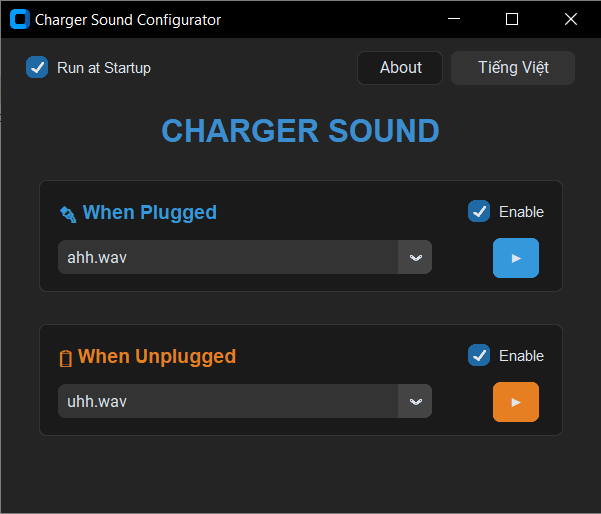

Write Python code to recreate this figure.
import customtkinter as ctk
import win32gui
import win32api
import time
import threading
import winsound
import json
import os
import sys
from tkinter import filedialog
import winreg
import webbrowser

# Xác định thư mục cơ sở (hỗ trợ cả exe và script)
if getattr(sys, 'frozen', False):
    BASE_DIR = os.path.dirname(sys.executable)
else:
    BASE_DIR = os.path.dirname(os.path.abspath(__file__))

CONFIG_FILE = os.path.join(BASE_DIR, "settings.json")

def set_startup(enabled):
    key_path = r"Software\Microsoft\Windows\CurrentVersion\Run"
    app_name = "ChargerSound"
    try:
        key = winreg.OpenKey(winreg.HKEY_CURRENT_USER, key_path, 0, winreg.KEY_SET_VALUE)
        if enabled:
            if getattr(sys, 'frozen', False):
                exe_path = sys.executable
            else:
                exe_path = os.path.abspath(__file__)
            winreg.SetValueEx(key, app_name, 0, winreg.REG_SZ, exe_path)
        else:
            try:
                winreg.DeleteValue(key, app_name)
            except FileNotFoundError:
                pass
        winreg.CloseKey(key)
    except Exception as e:
        print(f"Startup toggle error: {e}")

def is_startup_enabled():
    key_path = r"Software\Microsoft\Windows\CurrentVersion\Run"
    app_name = "ChargerSound"
    try:
        key = winreg.OpenKey(winreg.HKEY_CURRENT_USER, key_path, 0, winreg.KEY_READ)
        winreg.QueryValueEx(key, app_name)
        winreg.CloseKey(key)
        return True
    except:
        return False

# Dịch thuật
TRANSLATIONS = {
    "en": {
        "window_title": "Charger Sound Configurator",
        "header": "CHARGER SOUND",
        "plugged_title": "🔌 When Plugged",
        "unplugged_title": "🔋 When Unplugged",
        "status_active": "🟢 System is Active",
        "footer_tip": "Automatically scanning '.wav' files in folder",
        "empty_list": "Empty (add .wav files to 'wav' folder)",
        "no_audio": "No audio",
        "lang_name": "Tiếng Việt",
        "about_name": "About",
        "listener_start": "⚡ Listening for power events...",
        "plugged_log": "🔌 Plugged in",
        "unplugged_log": "🔋 On battery",
        "enabled_label": "Enable",
        "startup_label": "Run at Startup"
    },
    "vi": {
        "window_title": "Cấu hình Âm thanh Sạc Pin",
        "header": "ÂM THANH SẠC",
        "plugged_title": "🔌 Khi cắm sạc",
        "unplugged_title": "🔋 Khi rút sạc",
        "status_active": "🟢 Hệ thống đang hoạt động",
        "footer_tip": "Tự động quét tệp .wav trong thư mục 'wav'",
        "empty_list": "Trống (vui lòng thêm file .wav vào thư mục 'wav')",
        "no_audio": "Không có âm thanh",
        "lang_name": "English",
        "about_name": "Thông tin",
        "listener_start": "⚡ Đang lắng nghe sự kiện nguồn...",
        "plugged_log": "🔌 Đã kết nối sạc",
        "unplugged_log": "🔋 Đã ngắt sạc",
        "enabled_label": "Kích hoạt",
        "startup_label": "Khởi động cùng Windows"
    }
}

def load_settings():
    default_settings = {
        "plugged_sound": "wav/ahh.wav",
        "unplugged_sound": "wav/uhh.wav",
        "language": "en",
        "plugged_enabled": True,
        "unplugged_enabled": True
    }
    if os.path.exists(CONFIG_FILE):
        try:
            with open(CONFIG_FILE, "r", encoding="utf-8") as f:
                data = json.load(f)
                default_settings.update(data)
                return default_settings
        except Exception:
            pass
    return default_settings

def save_settings(settings_data):
    with open(CONFIG_FILE, "w", encoding="utf-8") as f:
        json.dump(settings_data, f, indent=4)

# Biến toàn cục
settings = load_settings()
last_state = None
last_trigger_time = 0

def play_sound(file_path):
    if not file_path:
        return
    # Xử lý đường dẫn tương đối
    if not os.path.isabs(file_path):
        file_path = os.path.join(BASE_DIR, file_path)
        
    if os.path.exists(file_path):
        try:
            winsound.PlaySound(file_path, winsound.SND_FILENAME | winsound.SND_ASYNC)
        except Exception as e:
            print(f"Error playing sound: {e}")

def trigger_action(plugged):
    global last_trigger_time
    now = time.time()
    if now - last_trigger_time < 1.5:
        return  # chống spam khi driver gửi nhiều event cùng lúc
        
    last_trigger_time = now
    lang = settings.get("language", "en")

    if plugged:
        print(TRANSLATIONS[lang]["plugged_log"])
        if settings.get("plugged_enabled", True):
            play_sound(settings.get("plugged_sound"))
    else:
        print(TRANSLATIONS[lang]["unplugged_log"])
        if settings.get("unplugged_enabled", True):
            play_sound(settings.get("unplugged_sound"))

def on_power_change():
    global last_state
    try:
        status = win32api.GetSystemPowerStatus()
        plugged = status['ACLineStatus'] == 1

        if last_state is None or plugged != last_state:
            last_state = plugged
            trigger_action(plugged)
    except Exception as e:
        print(f"Power check error: {e}")

def wndproc(hwnd, msg, wparam, lparam):
    WM_POWERBROADCAST = 0x218
    PBT_APMPOWERSTATUSCHANGE = 0xA
    if msg == WM_POWERBROADCAST:
        if wparam == PBT_APMPOWERSTATUSCHANGE:
            on_power_change()
    return 1

def start_power_listener():
    wc = win32gui.WNDCLASS()
    wc.lpfnWndProc = wndproc
    wc.lpszClassName = "PowerListener"
    
    try:
        class_atom = win32gui.RegisterClass(wc)
        win32gui.CreateWindow(
            class_atom,
            "PowerListener",
            0,
            0, 0, 0, 0,
            0, 0, 0, None
        )
        lang = settings.get("language", "en")
        print(TRANSLATIONS[lang]["listener_start"])
        # Lấy trạng thái ban đầu
        on_power_change()
        win32gui.PumpMessages()
    except Exception as e:
        print(f"Listener error: {e}")

def get_wav_list():
    wav_dir = os.path.join(BASE_DIR, "wav")
    if not os.path.exists(wav_dir):
        os.makedirs(wav_dir)
        return []
    return [f for f in os.listdir(wav_dir) if f.lower().endswith(".wav")]

from PIL import Image, ImageDraw, ImageFont, ImageTk

class ChargeSoundApp(ctk.CTk):
    def __init__(self):
        super().__init__()
        
        # UI Elements dictionary for easy text update
        self.ui_elements = {}
        
        self.setup_ui()
        self.set_icon("🔋")
        self.update_translations()

    def set_icon(self, emoji):
        try:
            # Create a 64x64 image
            img = Image.new('RGBA', (64, 64), (0, 0, 0, 0))
            draw = ImageDraw.Draw(img)
            
            # Use Windows Emoji Font
            try:
                font = ImageFont.truetype("seguiemj.ttf", 48)
            except:
                font = ImageFont.load_default()
                
            draw.text((32, 32), emoji, font=font, anchor="mm")
            
            photo = ImageTk.PhotoImage(img)
            self.iconphoto(True, photo)
            self._icon_ref = photo # Keep reference
        except Exception as e:
            print(f"Icon error: {e}")

    def setup_ui(self):
        self.geometry("480x380")
        ctk.set_appearance_mode("dark")
        ctk.set_default_color_theme("blue")

        # Top Bar for Language and Startup options
        self.top_bar = ctk.CTkFrame(self, fg_color="transparent")
        self.top_bar.pack(fill="x", padx=20, pady=(10, 0))

        # Startup toggle
        self.startup_cb = ctk.CTkCheckBox(
            self.top_bar, 
            text="Startup", 
            width=20, 
            checkbox_width=18, 
            checkbox_height=18,
            font=("Inter", 12),
            command=self.toggle_startup_reg
        )
        if is_startup_enabled():
            self.startup_cb.select()
        self.startup_cb.pack(side="left")

        self.lang_btn = ctk.CTkButton(
            self.top_bar, 
            text="Language", 
            width=100, 
            height=28,
            fg_color="#333",
            hover_color="#444",
            command=self.toggle_language
        )
        self.lang_btn.pack(side="right", padx=(5, 0))

        # About button
        self.about_btn = ctk.CTkButton(
            self.top_bar, 
            text="About", 
            width=70, 
            height=28,
            fg_color="#1a1a1a",
            border_width=1,
            border_color="#333",
            hover_color="#444",
            command=self.open_github
        )
        self.about_btn.pack(side="right")

        # Main frame
        self.main_frame = ctk.CTkFrame(self, fg_color="transparent")
        self.main_frame.pack(fill="both", expand=True, padx=30, pady=10)

        # Header
        self.header = ctk.CTkLabel(
            self.main_frame, 
            text="CHARGER SOUND", 
            font=("Inter", 26, "bold"),
            text_color="#3b8ed0"
        )
        self.header.pack(pady=(10, 20))

        # Lấy danh sách tệp wav
        self.wav_files = get_wav_list()
        self.refresh_wav_list()

        # Plugged setting
        self.plugged_section = self.create_setting_section(
            "plugged_sound", 
            "plugged_enabled",
            "#3498db"
        )

        # Space
        ctk.CTkLabel(self.main_frame, text="", height=10).pack()

        # Unplugged setting
        self.unplugged_section = self.create_setting_section(
            "unplugged_sound", 
            "unplugged_enabled",
            "#e67e22"
        )

    def open_github(self):
        webbrowser.open_new_tab("https://github.com/mhqb365/charger-sound")

    def toggle_startup_reg(self):
        set_startup(self.startup_cb.get())

    def refresh_wav_list(self):
        self.wav_files = get_wav_list()
        lang = settings["language"]
        if not self.wav_files:
            self.wav_files = [TRANSLATIONS[lang]["empty_list"]]

    def update_translations(self):
        lang = settings["language"]
        t = TRANSLATIONS[lang]
        
        self.title(t["window_title"])
        self.header.configure(text=t["header"])
        self.lang_btn.configure(text=t["lang_name"])
        self.about_btn.configure(text=t["about_name"])
        self.startup_cb.configure(text=t["startup_label"])
        
        # Update section titles & checkboxes
        self.plugged_section["title_label"].configure(text=t["plugged_title"])
        self.plugged_section["checkbox"].configure(text=t["enabled_label"])
        
        self.unplugged_section["title_label"].configure(text=t["unplugged_title"])
        self.unplugged_section["checkbox"].configure(text=t["enabled_label"])
        
        # Update dropdowns if empty
        if not get_wav_list():
            new_vals = [t["empty_list"]]
            self.plugged_section["menu"].configure(values=new_vals)
            self.plugged_section["menu"].set(t["empty_list"])
            self.unplugged_section["menu"].configure(values=new_vals)
            self.unplugged_section["menu"].set(t["empty_list"])

    def toggle_language(self):
        new_lang = "vi" if settings["language"] == "en" else "en"
        settings["language"] = new_lang
        save_settings(settings)
        self.update_translations()

    def create_setting_section(self, key, enabled_key, accent_color):
        section_frame = ctk.CTkFrame(self.main_frame, fg_color="#1a1a1a", border_width=1, border_color="#333")
        section_frame.pack(fill="x", pady=5)

        # Header row with title and checkbox
        header_row = ctk.CTkFrame(section_frame, fg_color="transparent")
        header_row.pack(fill="x", padx=15, pady=(12, 6))

        title_label = ctk.CTkLabel(
            header_row, 
            text="...", 
            font=("Inter", 15, "bold"),
            text_color=accent_color
        )
        title_label.pack(side="left")

        def toggle_enabled():
            settings[enabled_key] = checkbox.get()
            save_settings(settings)

        checkbox = ctk.CTkCheckBox(
            header_row, 
            text="...", 
            width=20, 
            checkbox_width=18, 
            checkbox_height=18,
            font=("Inter", 12),
            command=toggle_enabled
        )
        if settings.get(enabled_key, True):
            checkbox.select()
        else:
            checkbox.deselect()
        checkbox.pack(side="right")

        controls_frame = ctk.CTkFrame(section_frame, fg_color="transparent")
        controls_frame.pack(fill="x", padx=15, pady=(0, 12))

        # Xác định giá trị hiện tại (chỉ lấy tên file)
        current_val = settings[key]
        if os.path.isabs(current_val) or "/" in current_val or "\\" in current_val:
            current_val = os.path.basename(current_val)
        
        lang = settings["language"]
        if current_val not in self.wav_files:
            if self.wav_files and not "Empty" in self.wav_files[0] and not "Trống" in self.wav_files[0]:
                current_val = self.wav_files[0]
            else:
                current_val = TRANSLATIONS[lang]["no_audio"]

        def on_select(choice):
            if any(x in choice for x in ["Empty", "Trống", "No", "Không"]):
                return
            settings[key] = f"wav/{choice}"
            save_settings(settings)

        option_menu = ctk.CTkOptionMenu(
            controls_frame,
            values=self.wav_files,
            command=on_select,
            width=300,
            fg_color="#333",
            button_color="#444",
            button_hover_color="#555",
            dropdown_hover_color="#3b8ed0"
        )
        option_menu.set(current_val)
        option_menu.pack(side="left", padx=(0, 10))

        def test():
            selected = option_menu.get()
            if any(x in selected for x in ["Empty", "Trống", "No", "Không"]):
                return
            play_sound(f"wav/{selected}")

        test_btn = ctk.CTkButton(
            controls_frame, 
            text="▶", 
            width=38, 
            height=32,
            command=test,
            fg_color=accent_color,
            hover_color="#555"
        )
        test_btn.pack(side="right", padx=2)

        return {
            "title_label": title_label,
            "checkbox": checkbox,
            "menu": option_menu
        }

if __name__ == "__main__":
    # Khởi chạy thread listener
    thread = threading.Thread(target=start_power_listener, daemon=True)
    thread.start()

    # Chạy giao diện
    app = ChargeSoundApp()
    app.mainloop()
